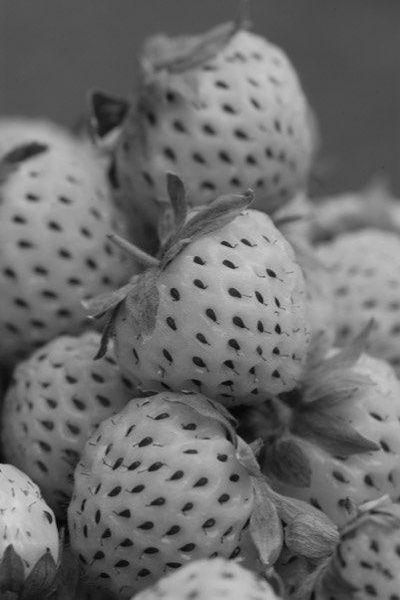
#> input picture CV/HM5/straw.png, 400 x 600 px
$ python LBP.py
#> lines starting #> are read from the running program, lines starting #| are printed output that depends on the picture
#> further down, img is the input picture: PIL image 400x600 L; min 0, max 217, mean 109.2
# Lavanya Verma(2018155)
from PIL import Image
import numpy as np


def LBP(data):
	P1 = data[:data.shape[0]//2,:data.shape[1]//2]
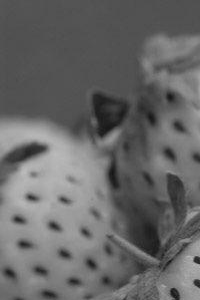
#> P1: shape (300, 200); min 20, max 188, mean 103.3
	P2 = data[:data.shape[0]//2,data.shape[1]//2:]
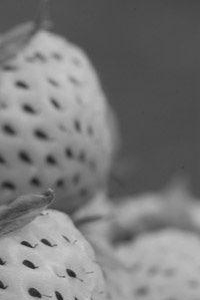
#> P2: shape (300, 200); min 26, max 206, mean 121.5
	P3 = data[data.shape[0]//2:,:data.shape[1]//2]
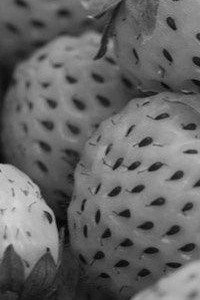
#> P3: shape (300, 200); min 0, max 217, mean 102.1
	P4 = data[data.shape[0]//2:,data.shape[1]//2:]
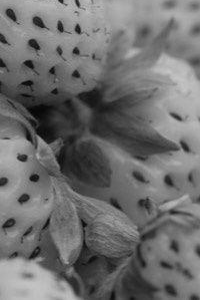
#> P4: shape (300, 200); min 0, max 199, mean 110.1
	fVector = np.array([]) #feature vector
	d = {0:(-1,-1),1:(-1,0),2:(-1,1),3:(0,1),4:(1,1),5:(1,0),6:(1,-1),7:(0,-1)}
	for P in [P1,P2,P3,P4]:
		hist = np.full((256),0)
		for i in range(1,P.shape[0]-1):
			for j in range(1,P.shape[1]-1):
				val = 0
				for v in range(8):
					ic = i + d[v][0]; jc = j + d[v][1]
					val += (1 if P[i,j] >= P[ic,jc] else 0)*2**(v)
				hist[val] += 1
		fVector = np.concatenate((fVector,hist))
#> this loop made 4 passes
#> after the loop, fVector = 1024 values, max 12175 at index 511, min 0 at index 21, mean 230.5
	return fVector

if __name__ == '__main__':
	img = Image.open('straw.png')
	data = np.asarray(img)
	fVector = LBP(data)
